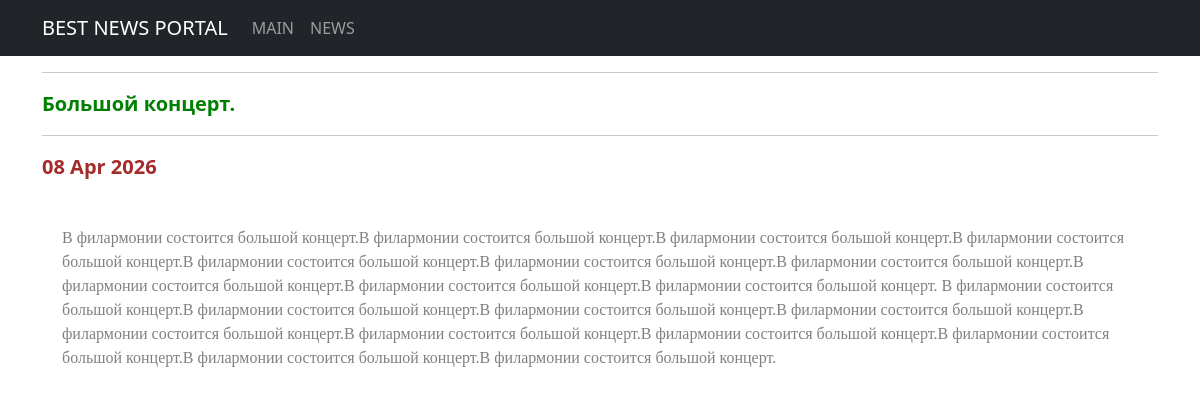
Screenshot of /news/2/ with the database file from the repository.
### news/models.py (models this page shows, shortened)
class Post(models.Model):
    ARTICLE = 'AR'
    NEWS = 'NW'
    TYPE_CHOICES = [(ARTICLE, 'Статья'), (NEWS, 'Новость')]
    author = models.ForeignKey(Author, on_delete=models.CASCADE)
    post_type = models.CharField(max_length=2, choices=TYPE_CHOICES, default=ARTICLE)
    created_at = models.DateTimeField(auto_now_add=True)
    categories = models.ManyToManyField(Category, through='PostCategory')
    title = models.CharField(max_length=250)
    text = models.TextField()
    rating = models.IntegerField(default=0)

### news/views.py (the view)
# urls.py: path('<int:pk>/', PostDetailView.as_view()),
class PostDetailView(DetailView):
    model = Post
    template_name = 'flatpages/post_detail.html'
    context_object_name = 'post'

### templates/flatpages/post_detail.html
{% extends 'flatpages/default.html' %}
{% block content %}
<hr>
    <div style="text-align: left; color: green; font-size: 20px; font-weight: bold;">
        {{ post.title }}
    </div>
<hr>
    <div style="text-align: left;
    font-size: 20px; color: brown; font-weight: bold;">{{ post.created_at|date:"d M Y" }}</div>
<br>
    <div style="text-align: left;
               color: grey; font-family: tahoma; padding: 20px;">
        {{ post.text }}
    </div>
{% endblock %}

### rows the page displays
Post: title "Большой концерт.", created_at "08 Apr 2026", text "В филармонии состоится большой концерт.В филармонии состоится большой концерт.В филармонии состоится большой концерт.В филармонии состоится большой концерт.В филармонии состоится большой концерт.В филармонии состоится большой концерт.В филармонии состоится большой концерт.В филармонии состоится большой концерт.В филармонии состоится большой концерт.В филармонии состоится большой концерт. В филармонии состоится большой концерт.В филармонии состоится большой концерт.В филармонии состоится большой концерт.В филармонии состоится большой концерт.В филармонии состоится большой концерт.В филармонии состоится большой концерт.В филармонии состоится большой концерт.В филармонии состоится большой…"
